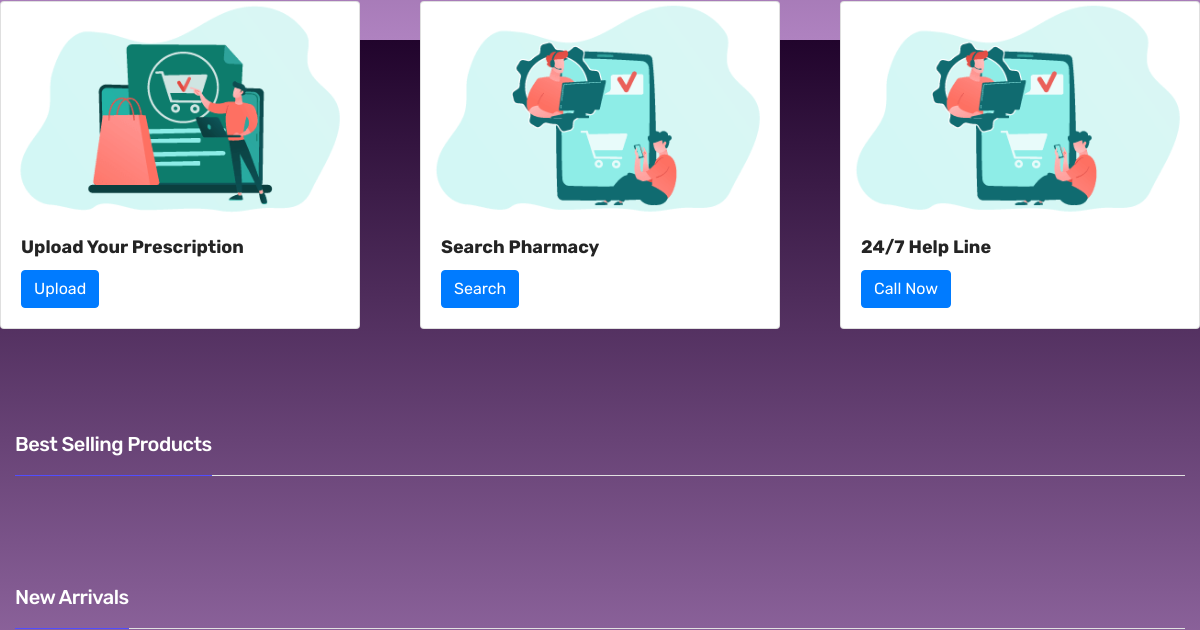
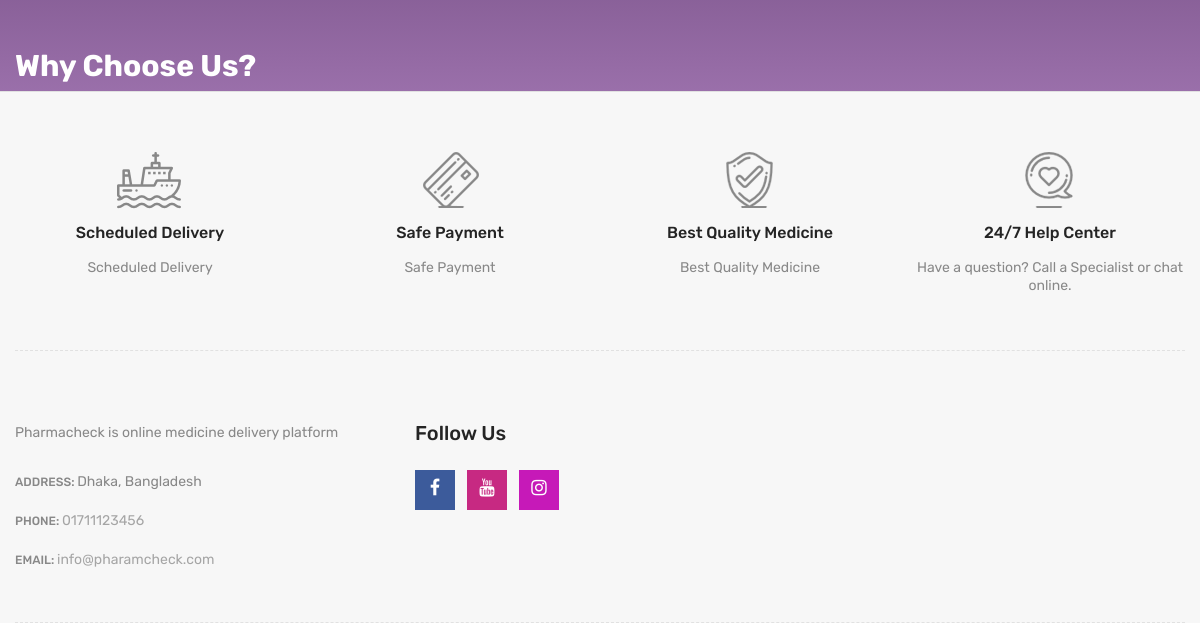
Before: / (lower part) with the older database file (2 pictures, top to bottom).
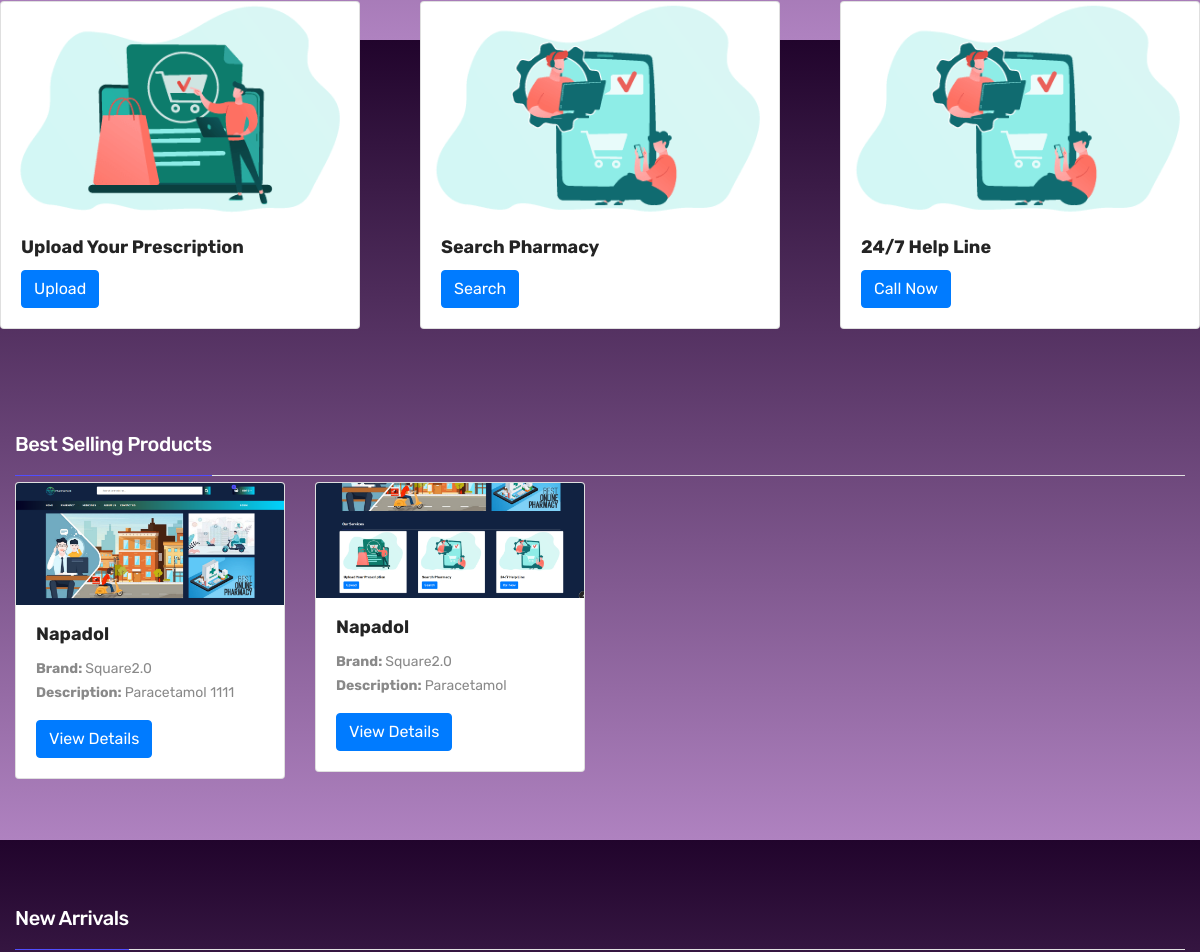
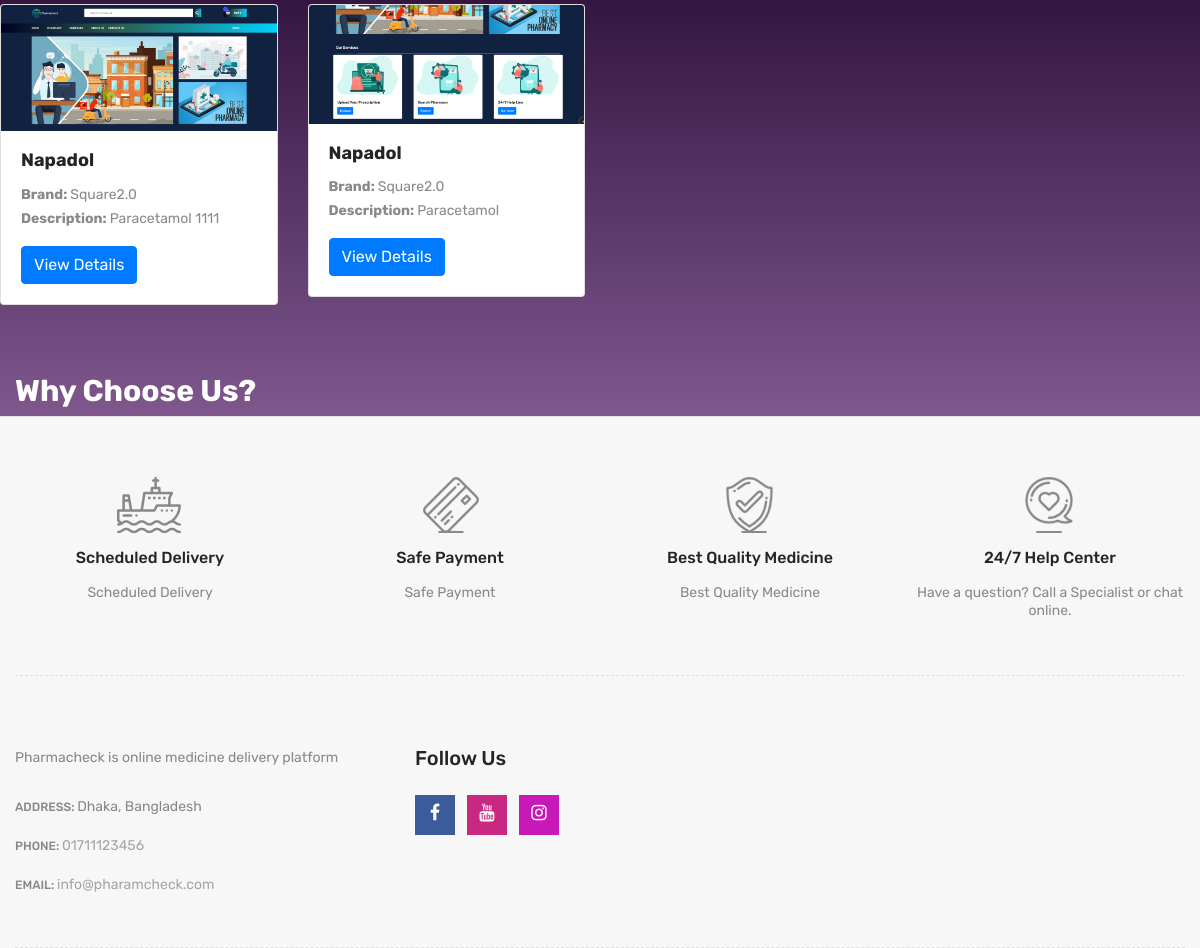
After: the same page with the newer database file (2 pictures, top to bottom).
### tables this page shows
CREATE TABLE `medicines` (
  `id` int(11) NOT NULL AUTO_INCREMENT,
  `medicine` varchar(255) DEFAULT NULL,
  `brand` varchar(255) DEFAULT NULL,
  `description` text DEFAULT NULL,
  `price` varchar(22) DEFAULT NULL,
  `image` varchar(255) DEFAULT NULL,
  `new_arrival` int(1) DEFAULT NULL,
  PRIMARY KEY (`id`)
);

### index.php (the view, shortened to what the changed rows need)
<!doctype html>
<html class="no-js" lang="zxx">
<head>
        <link rel="stylesheet" href="css/material-design-iconic-font.min.css">
        <link rel="stylesheet" href="css/font-awesome.min.css">
        <link rel="stylesheet" href="css/fontawesome-stars.css">
        <link rel="stylesheet" href="css/meanmenu.css">
        <link rel="stylesheet" href="css/owl.carousel.min.css">
        <link rel="stylesheet" href="css/slick.css">
        <link rel="stylesheet" href="css/animate.css">
        <link rel="stylesheet" href="css/jquery-ui.min.css">
        <link rel="stylesheet" href="css/venobox.css">
        <link rel="stylesheet" href="css/nice-select.css">
        <link rel="stylesheet" href="css/magnific-popup.css">
        <link rel="stylesheet" href="css/bootstrap.min.css">
        <link rel="stylesheet" href="css/helper.css">
        <link rel="stylesheet" href="style.css">
        <link rel="stylesheet" href="css/responsive.css">
    </head>
    <body style="background-image: linear-gradient(#21042c, #af82c0);height: 100vh;">
        <div class="body-wrapper">
            <section class="product-area li-laptop-product pt-60 pb-45">
                <div class="container">
                    <div class="row">
                        <div class="col-lg-12">
                            <div class="li-section-title">
                                <h2>
                                    <span style="color: white;">Best Selling Products</span>
                                </h2>
                            </div>
                            <div class="row">
                                <?php
                                    include('admin/process/connection.php');
                                    $sql = "SELECT medicines.* FROM medicines ORDER BY RAND() LIMIT 10";
                                    $result = $conn->query($sql);
                                    if ($result->num_rows > 0) {
                                      while($row = $result->fetch_assoc()) {
                                ?>
                                <div class="col-md-3" style="margin-bottom:2%;">
                                    <div class="card" >
                                        <img class="card-img-top img-fluid" src="admin/<?php echo $row['image']; ?>" alt="Card image cap">
                                        <div class="card-body">
                                        <h5 class="card-title"><?php echo $row['medicine'];?></h5>
                                            <p class="card-text">
                                                <b>Brand: </b> <?php echo $row['brand'] ?>
                                                <br>
                                                <b>Description: </b> <?php echo $row['description'] ?>
                                            </p>
                                            <a href="med_details.php?id=<?php echo $row['id']; ?>" class="btn btn-primary">View Details</a>
                                        </div>
                                    </div>
                                </div>
                                <?php
                                }
                                    }
                                ?>
                            </div>
                        </div>
                    </div>
                </div>
            </section>
            <section class="product-area li-laptop-product pt-60 pb-45">
                <div class="container">
                    <div class="row">
                        <div class="col-lg-12">
                            <div class="li-section-title">
                                <h2>
                                    <span style="color: white;">New Arrivals</span>
                                </h2>
                            </div>
                            <div class="row">
                                <div class="row">
                                <?php
                                    include('admin/process/connection.php');
                                    $sql = "SELECT medicines.* FROM medicines where new_arrival = 1 ORDER BY RAND() LIMIT 10";
                                    $result = $conn->query($sql);
                                    if ($result->num_rows > 0) {
                                      while($row = $result->fetch_assoc()) {
                                ?>
                                <div class="col-md-3" style="margin-bottom:2%;">
                                    <div class="card" >
                                        <img class="card-img-top img-fluid" src="admin/<?php echo $row['image']; ?>" alt="Card image cap">
                                        <div class="card-body">
                                        <h5 class="card-title"><?php echo $row['medicine'];?></h5>
                                            <p class="card-text">
                                                <b>Brand: </b> <?php echo $row['brand'] ?>
                                                <br>
                                                <b>Description: </b> <?php echo $row['description'] ?>
                                            </p>
                                            <a href="med_details.php?id=<?php echo $row['id']; ?>" class="btn btn-primary">View Details</a>
                                        </div>
                                    </div>
                                </div>
                                <?php
                                }
                                    }
                                ?>
                            </div>
                        </div>
                    </div>
                </div>
            </section>
            <div class="container">
                <div class="row">
                    <div class="col-lg-12">
                        <h2>
                            <span style="color: white;">Why Choose Us?</span>
                        </h2>
                    </div>
                </div>
            </div>
            <div class="footer">
                <div class="footer-static-top">
                    <div class="container">
                        <div class="footer-shipping pt-60 pb-55 pb-xs-25">
                            <div class="row">
                                <div class="col-lg-3 col-md-6 col-sm-6 pb-sm-55 pb-xs-55">
                                    <div class="li-shipping-inner-box">
                                        <div class="shipping-text">
                                            <h2>Scheduled Delivery</h2>
                                        </div>
                                    </div>
                                </div>
                                <div class="col-lg-3 col-md-6 col-sm-6 pb-sm-55 pb-xs-55">
                                    <div class="li-shipping-inner-box">
                                        <div class="shipping-text">
                                            <h2>Safe Payment</h2>
                                        </div>
                                    </div>
                                </div>
                                <div class="col-lg-3 col-md-6 col-sm-6 pb-xs-30">
                                    <div class="li-shipping-inner-box">
                                        <div class="shipping-text">
                                            <h2>Best Quality Medicine</h2>
                                        </div>
                                    </div>
                                </div>
                                <div class="col-lg-3 col-md-6 col-sm-6 pb-xs-30">
                                    <div class="li-shipping-inner-box">
                                        <div class="shipping-text">
                                            <h2>24/7 Help Center</h2>
                                        </div>
                                    </div>
                                </div>
                            </div>
                        </div>
                    </div>
                </div>
            </div>
        </div>
    </body>
</html>

Changed rows visible on the page:
added medicines: image (picture), medicine "Napadol", brand "Square2.0", description "Paracetamol 1111"
added medicines: image (picture), medicine "Napadol", brand "Square2.0", description "Paracetamol"
